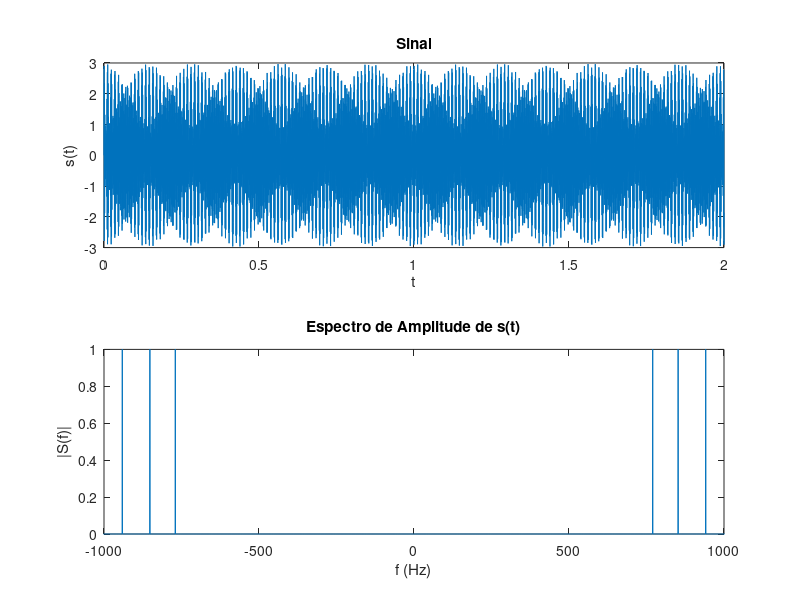
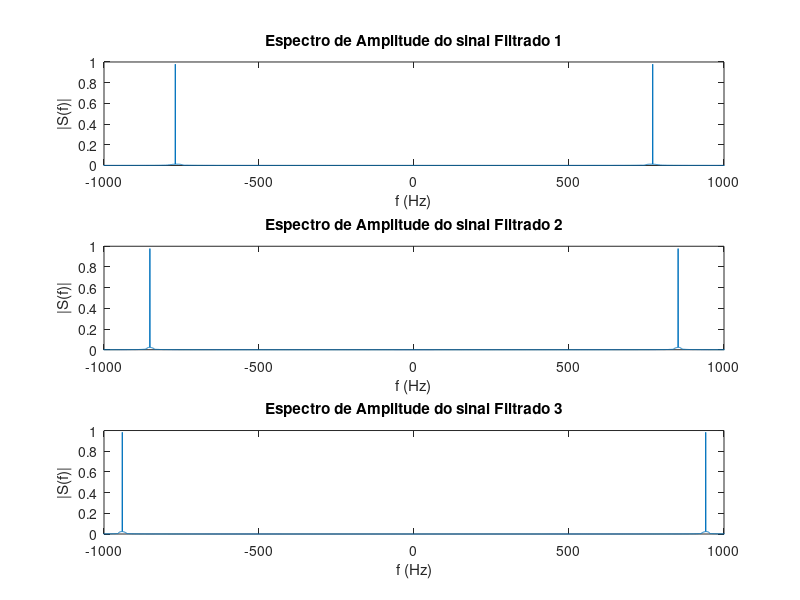

Write MATLAB code to recreate these figures, in order.
clear all; close all; clc;

load('matlab.mat')

%% Sinal
freq1 = 770;
freq2 = 852;
freq3 = 941;

tmin = 0;
tmax = 2;
Fs=8000;
Ts=1/Fs;
L=(tmax-tmin)/Ts;
t=0:Ts:tmax-Ts;
s = sin(2*pi*freq1*t) + sin(2*pi*freq2*t) + sin(2*pi*freq3*t);
S = fft(s);
S = abs(2*S/L);
S = fftshift(S);
freq = Fs*(-(L/2):(L/2)-1)/L;

%% Filtros IIR importados do filterDesigner 
% figure,freqz(num_low1,den_low1);
% figure,freqz(num_low2,den_low2);
% figure,freqz(num_low3,den_low3);

s_f_low1 = filter(num_low1,den_low1,s);
S_F_low1 = fft(s_f_low1);
S_F_low1 = abs(2*S_F_low1/L);
S_F_low1 =fftshift(S_F_low1);   

s_f_low2 = filter(num_low2,den_low2,s);
S_F_low2 = fft(s_f_low2);
S_F_low2 = abs(2*S_F_low2/L);
S_F_low2 =fftshift(S_F_low2);  

s_f_low3 = filter(num_low3,den_low3,s);
S_F_low3 = fft(s_f_low3);
S_F_low3 = abs(2*S_F_low3/L);
S_F_low3 =fftshift(S_F_low3);  

%% Gráficos
figure;
freq = Fs*(-(L/2):(L/2)-1)/L;
subplot(2,1,1),plot(t,s);
title('Sinal')
xlabel('t')
ylabel('s(t)')
subplot(2,1,2),plot(freq,S)
xlim([-1000, 1000])
title('Espectro de Amplitude de s(t)')
xlabel('f (Hz)')
ylabel('|S(f)|')

figure;
subplot(3,1,1),plot(freq,S_F_low1)
title('Espectro de Amplitude do sinal Filtrado 1')
xlim([-1000, 1000])
xlabel('f (Hz)')
ylabel('|S(f)|')

subplot(3,1,2),plot(freq,S_F_low2)
title('Espectro de Amplitude do sinal Filtrado 2')
xlim([-1000, 1000])
xlabel('f (Hz)')
ylabel('|S(f)|')

subplot(3,1,3),plot(freq,S_F_low3)
title('Espectro de Amplitude do sinal Filtrado 3')
xlim([-1000, 1000])
% set_xticks(-1000:50:1000)
xlabel('f (Hz)')
ylabel('|S(f)|')